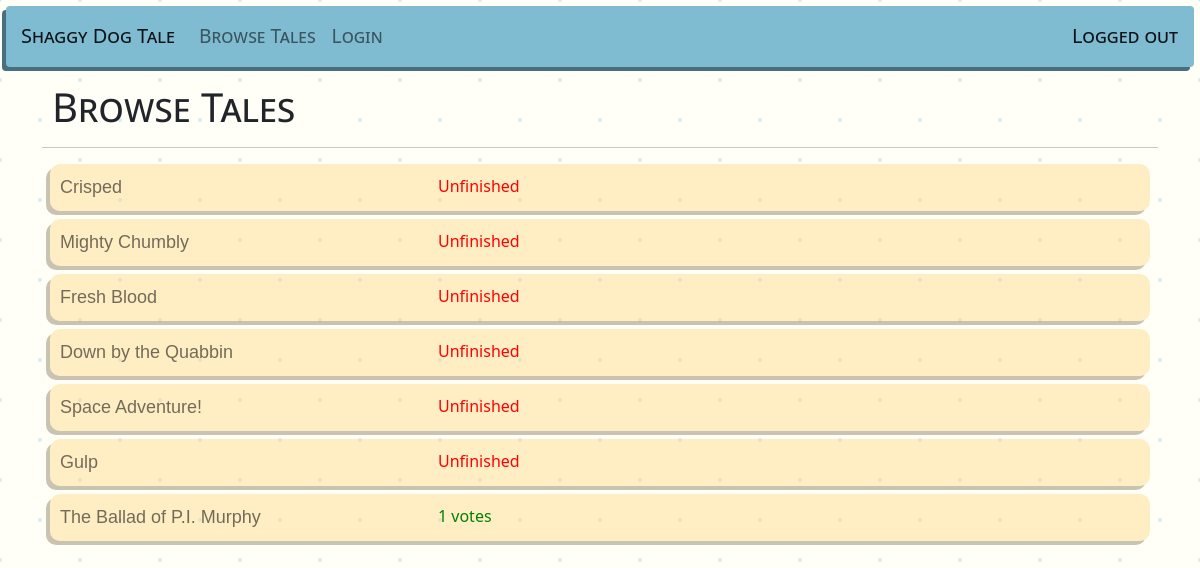
The app's page /shaggydogtale/browse, older data.
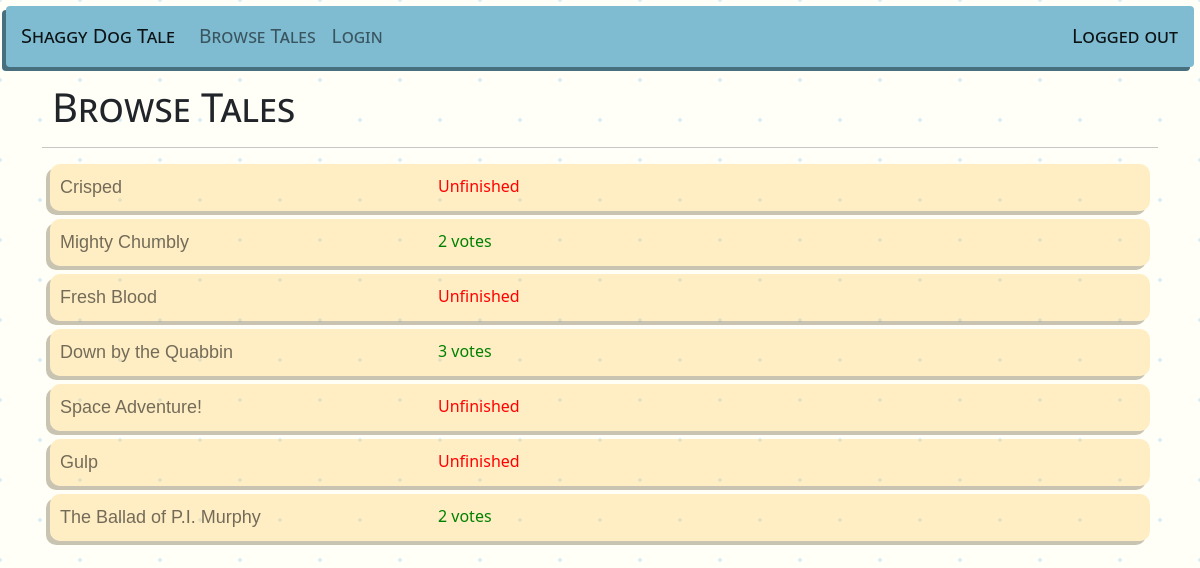
The same page, newer data.
### shaggydogtale/models.py (models this page shows, shortened)
class Story(models.Model):
    title = models.CharField(max_length=100)
    beginning = models.TextField(max_length=2000)
    middle = models.TextField(max_length=2000)
    end = models.TextField(max_length=2000)

### shaggydogtale/views.py (the view)
# urls.py: path('', shaggydogtale_views.Browse, name='browse'),
def Browse(request):
    stories = Story.objects.all()
    context = {
        'stories': stories
    }
    return render(request, 'shaggydogtale/browse.html', context)

### shaggydogtale/templates/shaggydogtale/browse.html
{% extends 'shaggydogtale/base.html' %}
{% block body %}
<div class="container">
    <div class="row">
        <div class="col">
            <h1 class="page-title">Browse Tales</h1>
            <hr>
            {% for story in stories %}
                <div class="story-item">
                    <div class="col">
                        <a class="story" href="{% url 'shaggydogtale:view' story.id %}">{{story.title}}</a>
                    </div>
                    <div class="col">
                        {% if story.contributions.count < 3 %}
                            <div style="color: red">Unfinished</div>
                        {% else %}
                            <div style="color: green">{{story.votes.count}} votes</div>
                        {% endif %}
                    </div>
                </div>
            {% endfor %}
        </div>
    </div>
</div>
{% endblock body %}

Row changes from the older to the newer data that the page shows:
changed Story "Mighty Chumbly": votes.count (not shown) → "2"; text "Unfinished" → "votes"
changed Story "Down by the Quabbin": votes.count (not shown) → "3"; text "Unfinished" → "votes"
computed for Story "The Ballad of P.I. Murphy": votes.count "1" → "2"
